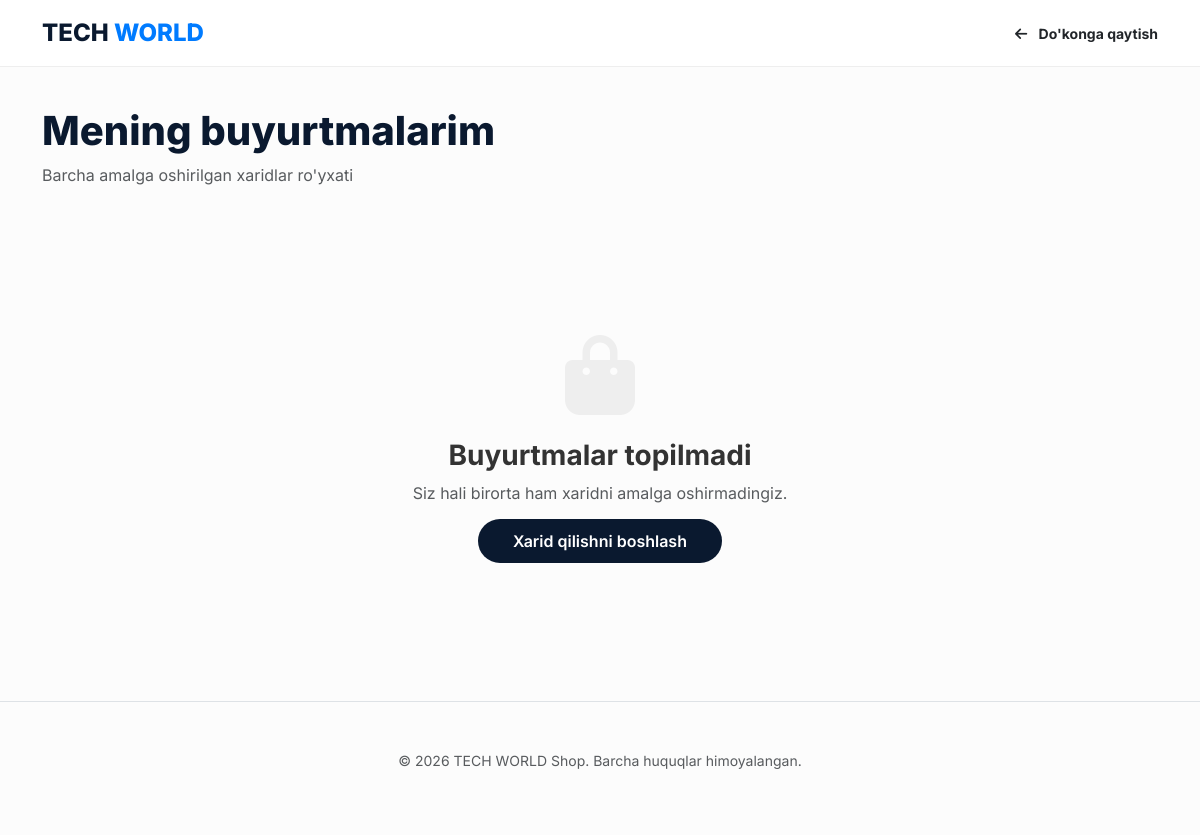
The page /auth/my-orders/ (signed in) on the database as committed earlier.
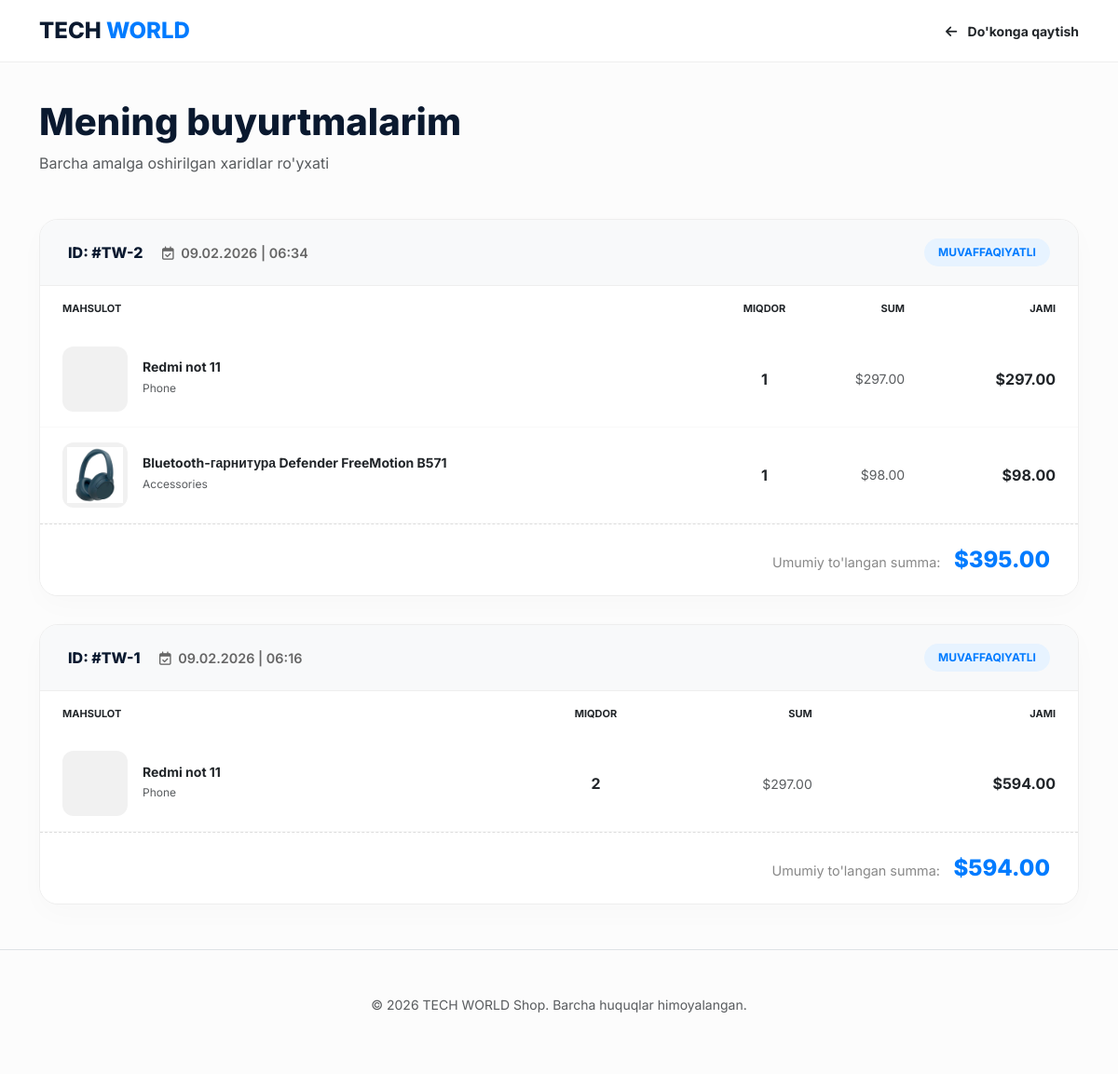
The same page on the database as committed later.
### users/models.py (models this page shows, shortened)
class Order(models.Model):
    user = models.ForeignKey(User, on_delete=models.CASCADE, related_name='orders')
    created_at = models.DateTimeField(auto_now_add=True)
    def get_total_price(self):
        return sum(item.quantity * item.price for item in self.order_items.all())

class OrderItem(models.Model):
    product = models.ForeignKey(Product, on_delete=models.CASCADE, related_name='orders')
    order = models.ForeignKey(Order, on_delete=models.CASCADE, related_name='order_items')
    quantity = models.IntegerField(default=1)
    price = models.DecimalField(max_digits=10, decimal_places=2)
    def get_total(self):
        return self.quantity * self.price

### products/models.py (models this page shows, shortened)
class Product(models.Model):
    category=models.ForeignKey(Category, on_delete=models.CASCADE,related_name='products')
    title=models.CharField(max_length=100)
    brand=models.CharField(max_length=100)
    price=models.DecimalField(max_digits=10, decimal_places=2)
    discount_price=models.DecimalField(max_digits=10, decimal_places=2, blank=True, null=True)
    precent=models.IntegerField()
    main_image=models.ImageField(upload_to='product_images/',null=True,blank=True)
    desc=models.TextField()
    stock=models.IntegerField()

class Category(models.Model):
    title=models.CharField(max_length=100)
    image=models.ImageField(upload_to='category_image/', null=True, blank=True)

### users/views.py (the view)
# urls.py: path('my-orders/', views.my_orders, name='my_orders'),
def my_orders(request):
    if not request.user.is_authenticated:
        return redirect('login')
    orders = Order.objects.filter(user=request.user).order_by('-created_at')
    return render(request, 'my_orders.html', {'orders': orders})

### templates/my_orders.html (shortened to what this page needs)
<!DOCTYPE html>
<html lang="uz">
<head>
    <link href="https://cdn.jsdelivr.net/npm/bootstrap@5.3.0/dist/css/bootstrap.min.css" rel="stylesheet">
    <link rel="stylesheet" href="https://cdnjs.cloudflare.com/ajax/libs/font-awesome/6.4.0/css/all.min.css">
</head>
<body>
<header class="header-nav">
    <div class="container d-flex justify-content-between align-items-center">
        <a href="/" class="nav-logo">TECH <span>WORLD</span></a>
        <a href="/" class="text-decoration-none text-dark fw-bold small"><i class="fa fa-arrow-left me-2"></i> Do'konga qaytish</a>
    </div>
</header>
<div class="container mb-5">
    <div class="mb-5">
        <h1 class="fw-800" style="font-weight: 800; color: var(--dark-blue);">Mening buyurtmalarim</h1>
        <p class="text-muted">Barcha amalga oshirilgan xaridlar ro'yxati</p>
    </div>
    {% for order in orders %}
    <div class="order-card">
        <div class="order-header">
            <div>
                <span class="order-id">ID: #TW-{{ order.id }}</span>
                <span class="ms-3 order-date"><i class="fa-regular fa-calendar-check me-1"></i> {{ order.created_at|date:"d.m.Y | H:i" }}</span>
            </div>
            <span class="order-status-badge">Muvaffaqiyatli</span>
        </div>
        <div class="card-body p-0">
            <div class="table-responsive">
                <table class="table table-borderless align-middle mb-0">
                    <thead class="text-muted small text-uppercase" style="background: #fafafa; font-size: 11px;">
                        <tr>
                            <th class="px-4 py-3">Mahsulot</th>
                            <th class="py-3 text-center">Miqdor</th>
                            <th class="py-3 text-end">sum</th>
                            <th class="px-4 py-3 text-end">Jami</th>
                        </tr>
                    </thead>
                    <tbody>
                        {% for item in order.order_items.all %}
                        <tr style="border-bottom: 1px solid #f9f9f9;">
                            <td class="px-4 py-3">
                                <div class="d-flex align-items-center">
                                    <div class="product-img-box">
                                        <img src="{{ item.product.main_image.url }}" alt="">
                                    </div>
                                    <div class="ms-3">
                                        <h6 class="mb-0 fw-bold small">{{ item.product.title }}</h6>
                                        <span class="text-muted" style="font-size: 12px;">{{ item.product.category.title }}</span>
                                    </div>
                                </div>
                            </td>
                            <td class="text-center fw-bold">{{ item.quantity }}</td>
                            <td class="text-end text-muted small">${{ item.price }}</td>
                            <td class="px-4 text-end fw-bold text-dark">${{ item.get_total }}</td>
                            </tr>
                        {% endfor %}
                    </tbody>
                </table>
            </div>
        </div>
        <div class="total-section">
            <span class="total-price-label">Umumiy to'langan summa:</span>
            <span class="total-price-value">${{ order.get_total_price }}</span>
            </div>
    </div>
    {% empty %}
    <div class="empty-state">
        <div class="mb-4">
            <i class="fa fa-shopping-bag fa-5x" style="color: #eee;"></i>
        </div>
        <h3 class="fw-bold">Buyurtmalar topilmadi</h3>
        <p class="text-muted mb-4">Siz hali birorta ham xaridni amalga oshirmadingiz.</p>
        <a href="/" class="btn-back-home">Xarid qilishni boshlash</a>
    </div>
    {% endfor %}
</div>
<footer class="py-5 text-center border-top mt-5">
    <p class="text-muted small">&copy; 2026 TECH WORLD Shop. Barcha huquqlar himoyalangan.</p>
</footer>
</body>
</html>

### templates/my_orders.html (style rules this page uses)
:root { --dark-blue: #0a192f; --accent-blue: #007bff; --soft-bg: #f8f9fa; --border-color: #eee; }
body { font-family: 'Inter', sans-serif; background-color: #fcfcfc; color: #333; }
.header-nav { padding: 15px 0; border-bottom: 1px solid var(--border-color); background: #fff; margin-bottom: 40px; }
.nav-logo { font-weight: 800; color: var(--dark-blue); font-size: 1.5rem; text-decoration: none; }
.nav-logo span { color: var(--accent-blue); }
.order-card { background: #fff; border-radius: 20px; border: 1px solid var(--border-color); box-shadow: 0 10px 30px rgba(0,0,0,0.02); margin-bottom: 30px; overflow: hidden; transition: 0.3s; }
.order-header { background: var(--soft-bg); padding: 20px 30px; border-bottom: 1px solid var(--border-color); display: flex; justify-content: space-between; align-items: center; }
.order-id { font-weight: 800; color: var(--dark-blue); }
.order-date { font-size: 0.9rem; color: #666; font-weight: 600; }
.product-img-box { width: 70px; height: 70px; background: #f1f1f1; border-radius: 12px; display: flex; align-items: center; justify-content: center; padding: 5px; }
.product-img-box img { max-width: 100%; max-height: 100%; object-fit: contain; }
.order-status-badge { padding: 6px 15px; border-radius: 50px; font-size: 0.75rem; font-weight: 700; text-transform: uppercase; background: #e7f3ff; color: var(--accent-blue); }
.total-section { padding: 20px 30px; background: #fff; border-top: 1px dashed #ddd; text-align: right; }
.total-price-label { color: #888; font-size: 0.9rem; margin-right: 10px; }
.total-price-value { font-size: 1.5rem; font-weight: 800; color: var(--accent-blue); }

Rows that differ between the two databases and show on the page:
added Order: id "2", created_at|H "09.02.2026 | 06:34", get_total_price "395.00"
added OrderItem: product "Redmi not 11", product.category "Phone", quantity "1", price "297.00", get_total "297.00", shown under "2"
added OrderItem: product.main_image (picture), product "Bluetooth-гарнитура Defender FreeMotion B571", product.category "Accessories", quantity "1", price "98.00", get_total "98.00", shown under "2"
added Order: id "1", created_at|H "09.02.2026 | 06:16", get_total_price "594.00"
added OrderItem: product "Redmi not 11", product.category "Phone", quantity "2", price "297.00", get_total "594.00", shown under "1"
Other text that changed with them:
text no longer shown: "Buyurtmalar topilmadi Siz hali birorta ham xaridni amalga oshirmadingiz. Xarid qilishni boshlash"
